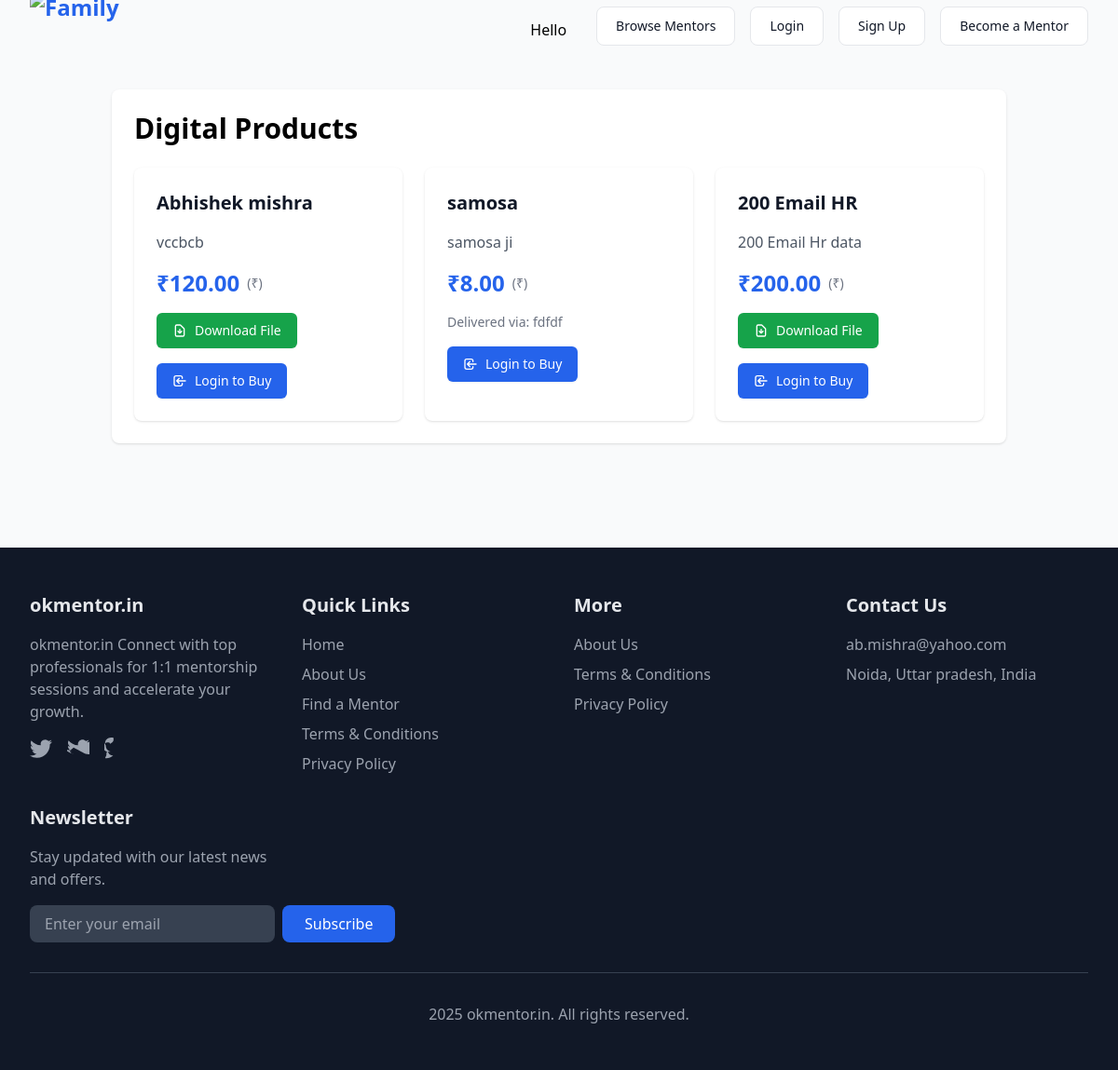
/digital-products/, run on the app's committed database.
### marketplace/models.py (models this page shows, shortened)
class DigitalProduct(models.Model):
    mentor = models.ForeignKey(MentorProfile, on_delete=models.CASCADE, related_name='digital_products')
    name = models.CharField(max_length=100)
    description = models.TextField()
    price = models.DecimalField(max_digits=8, decimal_places=2)
    file = models.FileField(upload_to='digital_products/', blank=True, null=True, help_text="Optional: upload a digital file for download.")
    delivery_instructions = models.TextField(blank=True, help_text="Instructions for how the product will be delivered (e.g., email, link, etc.)")
    created_at = models.DateTimeField(auto_now_add=True)

### marketplace/views.py (the view)
# urls.py: path('digital-products/', views.digital_product_list, name='digital_product_list'),
def digital_product_list(request):
    from .models import DigitalProduct
    products = DigitalProduct.objects.all()
    return render(request, 'mentor/digital_product_list.html', {'products': products, 'is_owner': False})

### templates/mentor/digital_product_list.html (shortened to what this page needs)
{% extends 'base.html' %}
{% block content %}
<div class="max-w-7xl mx-auto px-4 sm:px-6 lg:px-8">
    <div class="bg-white rounded-lg shadow p-6 mb-8">
        <div class="flex justify-between items-center mb-6">
            <h1 class="text-3xl font-bold">Digital Products</h1>
        </div>
        <div class="grid grid-cols-1 md:grid-cols-2 lg:grid-cols-3 gap-6">
            {% for product in products %}
            <div class="bg-white rounded-lg shadow p-6 hover:shadow-md transition-shadow">
                <div class="space-y-4">
                    <h3 class="text-xl font-semibold text-gray-900">{{ product.name }}</h3>
                    <p class="text-gray-600">{{ product.description|truncatechars:120 }}</p>
                    <div class="flex items-center">
                        <span class="text-2xl font-bold text-blue-600">₹{{ product.price }}</span>
                        <span class="ml-2 text-sm text-gray-500">(₹)</span>
                    </div>
                    <div class="flex items-center space-x-2">
                        {% if product.file %}
                            <a href="{{ product.file.url }}" class="inline-flex items-center px-4 py-2 border border-transparent text-sm font-medium rounded-md shadow-sm text-white bg-green-600 hover:bg-green-700 focus:outline-none focus:ring-2 focus:ring-offset-2 focus:ring-green-500" download>
                                <svg class="w-4 h-4 mr-2" fill="none" stroke="currentColor" viewBox="0 0 24 24">
                                    <path stroke-linecap="round" stroke-linejoin="round" stroke-width="2" d="M12 10v6m0 0l-3-3m3 3l3-3m2 8H7a2 2 0 01-2-2V5a2 2 0 012-2h5.586a1 1 0 01.707.293l5.414 5.414a1 1 0 01.293.707V19a2 2 0 01-2 2z" />
                                </svg>
                                Download File
                            </a>
                        {% else %}
                            <div class="text-sm text-gray-500">Delivered via: {{ product.delivery_instructions|default:'Online Service' }}</div>
                        {% endif %}
                    </div>
                    {% if not is_owner %}
                        {% if user.is_authenticated %}
                            <form method="post" action="{% url 'digital_product_buy' product.id %}" class="mt-4">
                                {% csrf_token %}
                                <button type="submit" class="inline-flex items-center px-4 py-2 border border-transparent text-sm font-medium rounded-md shadow-sm text-white bg-blue-600 hover:bg-blue-700 focus:outline-none focus:ring-2 focus:ring-offset-2 focus:ring-blue-500">
                                    <svg class="w-4 h-4 mr-2" fill="none" stroke="currentColor" viewBox="0 0 24 24">
                                        <path stroke-linecap="round" stroke-linejoin="round" stroke-width="2" d="M3 3h2l.4 2M7 13h10l4-8H5.4M7 13L5.4 5M7 13l-2.293 2.293c-.63.63-.184 1.707.707 1.707H17m0 0a2 2 0 100 4 2 2 0 000-4zm-8 2a2 2 0 11-4 0 2 2 0 014 0z" />
                                    </svg>
                                    Buy Now
                                </button>
                            </form>
                        {% else %}
                            <a href="/accounts/login/?next={{ request.path }}" class="mt-4 inline-flex items-center px-4 py-2 border border-transparent text-sm font-medium rounded-md shadow-sm text-white bg-blue-600 hover:bg-blue-700 focus:outline-none focus:ring-2 focus:ring-offset-2 focus:ring-blue-500">
                                <svg class="w-4 h-4 mr-2" fill="none" stroke="currentColor" viewBox="0 0 24 24">
                                    <path stroke-linecap="round" stroke-linejoin="round" stroke-width="2" d="M11 16l-4-4m0 0l4-4m-4 4h14m-5 4v1a3 3 0 01-3 3H6a3 3 0 01-3-3V7a3 3 0 013-3h7a3 3 0 013 3v1" />
                                </svg>
                                Login to Buy
                            </a>
                        {% endif %}
                    {% endif %}
                </div>
            </div>
            {% endfor %}
        </div>
    </div>
</div>
{% endblock %}

### data on the page
DigitalProduct: name "Abhishek mishra", description "vccbcb", price "120.00"
DigitalProduct: name "samosa", description "samosa ji", price "8.00", delivery_instructions "fdfdf"
DigitalProduct: name "200 Email HR", description "200 Email Hr data", price "200.00"
